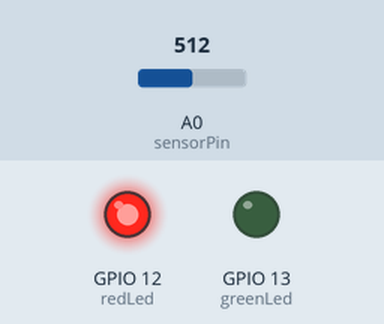
This sketch was run on a simulated ESP8266 (NodeMCU). Shown: output pins drawn as LEDs (lit = HIGH). The test bench sets the inputs (shaded band); at power-on: A0 (sensorPin) = 512. Uploads are accepted with an empty reply; what the sketch prints to the serial monitor is not drawn.

Above: at 1.7 s.
At 11.9 s:
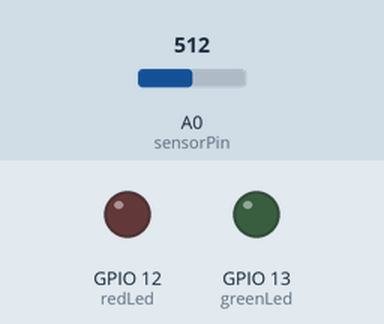
Timing chart, 0 to 28.1 s (numbered marks = the images above):
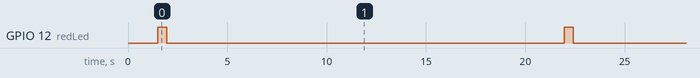

The sketch:

CustomLM35Wifi.ino
```cpp
/*
 * created by Rui Santos, http://randomnerdtutorials.com
 *
 * Complete Guide for Ultrasonic Sensor HC-SR04
 *
    Ultrasonic sensor Pins:
        VCC: +5VDC
        Trig : Trigger (INPUT) - Pin11
        Echo: Echo (OUTPUT) - Pin 12
        GND: GND
 */

#include <Arduino.h>

#include <ESP8266WiFi.h>
#include <ESP8266WiFiAP.h>
#include <ESP8266WiFiGeneric.h>
#include <ESP8266WiFiMulti.h>
#include <ESP8266WiFiScan.h>
#include <ESP8266WiFiSTA.h>
#include <ESP8266WiFiType.h>
#include <WiFiClient.h>
#include <WiFiClientSecure.h>
#include <WiFiServer.h>
#include <WiFiUdp.h>
#include "RestClient.h"

RestClient client = RestClient("ajaysskumar-001-site1.etempurl.com");

int redLed = 12;                // the pin that the LED is atteched to
int greenLed = 13;                // the pin that the LED is atteched to
int sensorPin = 17;              // the pin that the sensor is atteched to
int state = LOW;             // by default, no motion detected
int val = 0;
float analogVal = 0;
int motion = 0;

float temperature;

void setup() {
  //Serial Port begin
  Serial.begin (115200);

  pinMode(greenLed, OUTPUT);      // initalize LED as an output
pinMode(redLed, OUTPUT);      // initalize LED as an output
  Serial.println("connect to WiFi network");
  client.begin("APEX", "apex-wifi");
  Serial.println("Setup!");
}

void loop()
{
  temperature = getTemperature(sensorPin);
  if (temperature>33.00)
  {
    digitalWrite(redLed,HIGH);
  }
  if (temperature<=33.00)
  {
    digitalWrite(greenLed,HIGH);
  }
  postData();
  digitalWrite(redLed,LOW);
  digitalWrite(greenLed,LOW);

  delay(20000);
}

void postData() {
  String url = "/api/motionsensor?MotionValue=" + String(temperature) + "&MotionTime=" + String(temperature);
  String response;
  response = "";
  int statusCode = client.post(url.c_str(), "");
  Serial.print("Status code from server: ");
  Serial.println(statusCode);
  //  Serial.print("Response body from server: ");
  //  Serial.println(response);
}

float getTemperature(int sensorPin)
{
  val = analogRead(sensorPin);
  float mv = ( val / 1024.0) * 3300;
  float cel = mv / 10;
  // farh = (cel*9)/5 + 32;

  //float temp = val*0.322265625;

  Serial.print("TEMPRATURE = ");
  Serial.print(cel);
  Serial.print("*C");
  Serial.println();
  return cel;
}
```

Measured:
- by itself, GPIO 12 (redLed): alternates HIGH for 0.45 s and LOW for 20.0 s
